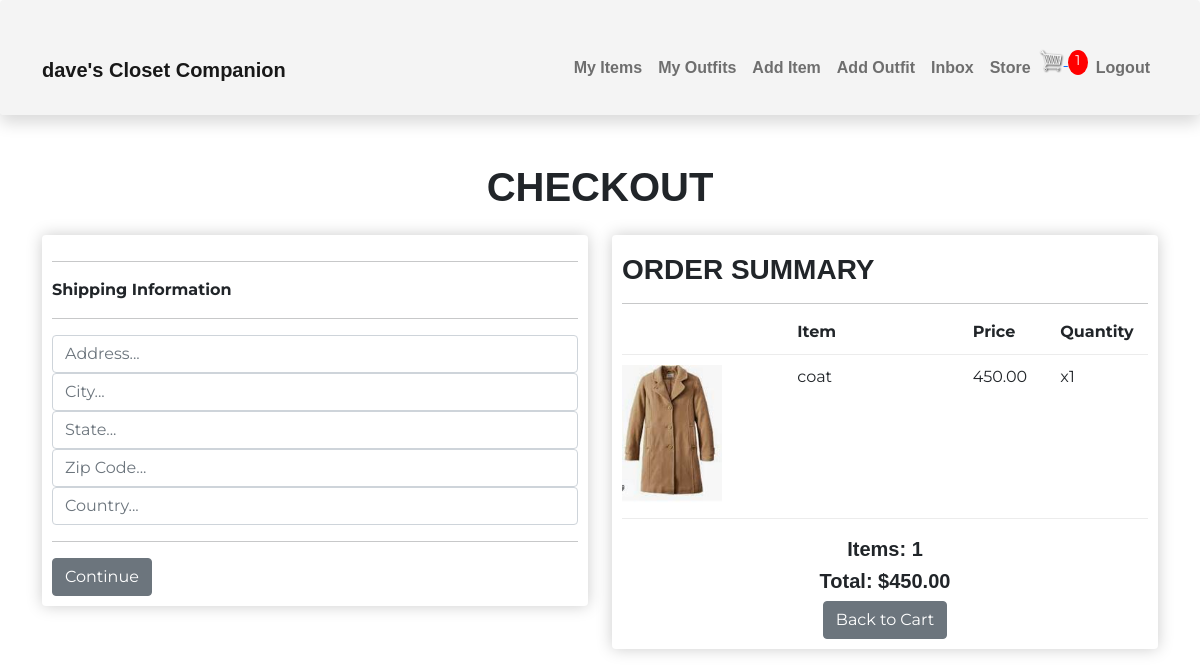
/store/checkout/ (signed in), run on an earlier commit of the app's database.
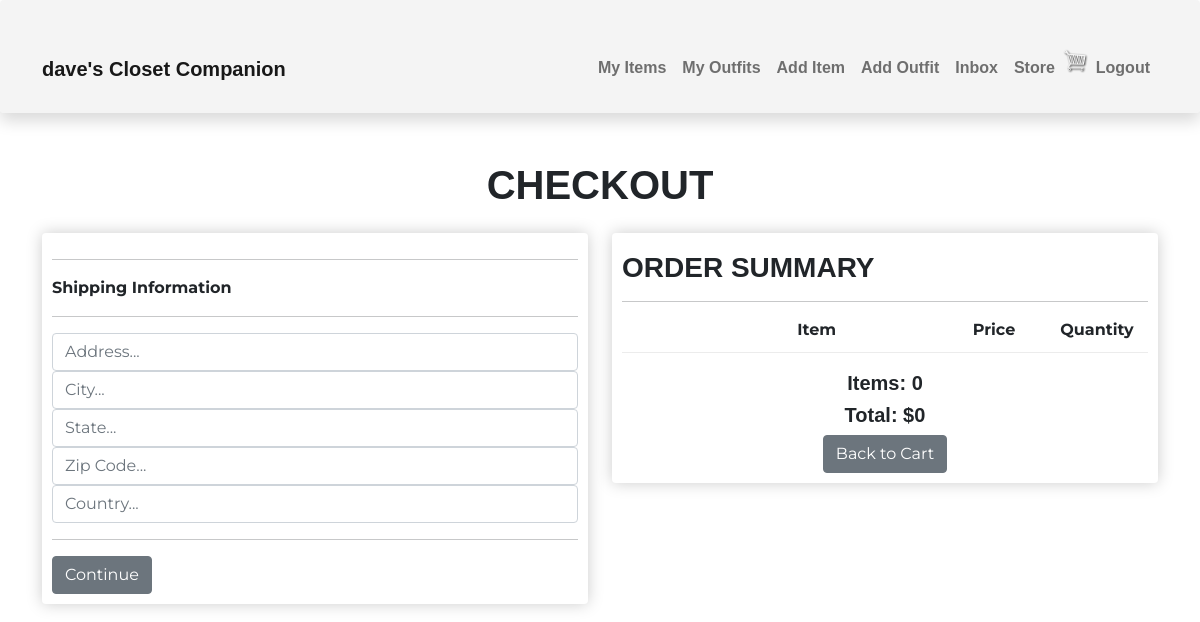
And on a later commit of the database.
### store/models.py (models this page shows, shortened)
class OrderItem(models.Model):
    item = models.ForeignKey(Item, on_delete = models.SET_NULL, null=True)
    order = models.ForeignKey(Order, on_delete=models.SET_NULL, null=True)
    quantity = models.IntegerField(default=0, null=True, blank=True)
    date_added = models.DateTimeField(auto_now_add=True)
    @property
    def get_total(self):
        total = self.item.price * self.quantity
        return total

class Order(models.Model):
    customer = models.ForeignKey(Profile, on_delete=models.CASCADE, null=True, blank=True)
    date_ordered = models.DateTimeField(auto_now_add=True)
    complete = models.BooleanField(default=False)
    transaction_id = models.CharField(max_length=100, null=True)
    @property
    def get_cart_total(self):
        orderitems = self.orderitem_set.all()
        total = sum([item.get_total for item in orderitems])
        return total
    @property
    def get_cart_items(self):
        orderitems = self.orderitem_set.all()
        total = sum([item.quantity for item in orderitems])
        return total

### wardrobe/models.py (models this page shows, shortened)
class Item(models.Model):
    top = 'top'
    bottom = 'bottom'
    dress = 'dress'
    shoe = 'shoe'
    outerwear = 'outerwear'
    handbag = 'handbag'
    other = 'other'
    item_type = [
        (top, 'top'),
        (bottom, 'bottom'),
        (dress, 'dress'),
        (shoe, 'shoe'),
        (outerwear, 'outerwear'),
        (handbag, 'handbag'),
        (other, 'other'),
    ]
    owner = models.ForeignKey(Profile, null=True, blank=True, on_delete=models.CASCADE)
    name = models.CharField(max_length=100)
    description = models.TextField(max_length=300, blank=True, null=True)
    type = models.CharField(max_length=100, choices = item_type, default=shoe)
    image = ResizedImageField(size=[961, 1140], blank=True, null=True, upload_to="images", default="images/itemdefault.jpg")
    url = models.URLField(max_length=200, blank=True, null=True)
    sell = models.BooleanField(default=False)
    price = models.DecimalField(max_digits=7, decimal_places=2, blank=True, null=True)
    tags = models.ManyToManyField('Tag', blank=True)
    created = models.DateTimeField(auto_now_add=True)
    id = models.UUIDField(default=uuid.uuid4, unique=True, primary_key=True, editable=False)
    @property
    def imageURL(self):
        try:
            url = self.image.url
        except:
            url = ''
        return url

### store/views.py (the view)
# urls.py: path('checkout/', views.checkout, name="checkout"),
@login_required(login_url="login")
def checkout(request):
    data = cartData(request)
    cartItems = data['cartItems']
    order = data['order']
    orderItems = data['orderItems']
    context = {'orderItems': orderItems, 'order': order, 'cartItems': cartItems}
    return render(request, 'store/checkout.html', context)

### store/utils.py (called while the page is built)
def cartData(request):
	if request.user.is_authenticated:
		customer = request.user.profile
		order, created = Order.objects.get_or_create(customer=customer, complete=False)
		orderItems = order.orderitem_set.all()
		cartItems = order.get_cart_items
	else:
		return redirect('login')
	return {'cartItems': cartItems ,'order': order, 'orderItems': orderItems}

### store/templates/store/checkout.html (shortened to what this page needs)
{% extends 'main.html'%}
{% load static %}
{% block content %}
<div class="container">
    <div class="text-center">
        <h1 class="fw-bold pb-3">CHECKOUT</h1>
    </div>
    <div class="row row-cols-2">
        <div class="col">
            <div class="box-element" id="form-wrapper">
                <form id="form">
                    <div id="shipping-info">
                        <hr>
                        <p><strong>Shipping Information</strong></p>
                        <hr>
                        <div class="form-field">
                            <input type="text" class="form-control" name="address" placeholder="Address...">
                        </div>
                        <div class="form-field">
                            <input type="text" class="form-control" name="city" placeholder="City...">
                        </div>
                        <div class="form-field">
                            <input type="text" class="form-control" name="state" placeholder="State...">
                        </div>
                        <div class="form-field">
                            <input type="text" class="form-control" name="zipcode" placeholder="Zip Code...">
                        </div>
                        <div class="form-field">
                            <input type="text" class="form-control" name="country" placeholder="Country...">
                        </div>
                    </div>
                    <hr>
                    <input id="form-button" value="Continue" type="submit" class="btn btn-secondary">
                </form>
            </div>
            <br>
        </div>
        <div class="col-lg-6">
            <div class="box-element">
                <h3 class="fw-bold pt-2">ORDER SUMMARY</h3>
                <hr>
                <div class="cart-row">
                    <div style="flex:2"></div>
                    <div style="flex:2"><strong>Item</strong></div>
                    <div style="flex:1"><strong>Price</strong></div>
                    <div style="flex:1"><strong>Quantity</strong></div>
                </div>
                {% for orderItem in orderItems %}
                <div class="cart-row">
                    {% if orderItem.item.url %}
                    <div style="flex:2"><img class="row-image" src="{{orderItem.item.url}}"></div>
                    {% else %}
                    <div style="flex:2"><img class="row-image" src="{{orderItem.item.imageURL}}"></div>
                    {% endif %}
                    <div style="flex:2">{{orderItem.item.name}}</div>
                    <div style="flex:1">{{orderItem.item.price|floatformat:2}}</div>
                    <div style="flex:1"><p>x{{orderItem.quantity}}</p></div>
                </div>
                {% endfor %}
                <div class="text-center pt-2">
                    <h5 class="fw-bold">Items: {{order.get_cart_items}}</h5>
                    <h5 class="fw-bold">Total: ${{order.get_cart_total}}</h5>
                    <a href="{% url 'cart' %}" class="btn btn-secondary text-center">Back to Cart</a>
                </div>
            </div>
        </div>
    </div>
</div>
{% endblock %}

### templates/navbar.html (shortened to what this page needs)
{% load static %}
<nav class="navbar navbar-expand-lg navbar-light pt-5 pb-4 shadow p-3 mb-5 rounded nav-background">
    <div class="container-lg">
        <a class="navbar-brand" href="/">
        {% if request.user.is_authenticated %}
        <span class="nav-text fw-bold">
            {{request.user.profile.username}}'s Closet Companion
        </span>
        </a>
        {% else %}
        <a class="navbar-brand" href="/">
        <span class="nav-text fw-bold">
            Closet Companion
        </span>
        </a>
        {% endif %}
        <div class="collapse navbar-collapse justify-content-end align-center" id="main-nav">
        {% if request.user.is_authenticated %}
        <ul class="navbar-nav">
            <li class="nav-item">
            <a class="nav-link nav-text fw-bold" href="{% url 'items' %}">My Items</a></span>
            </li>
            <li class="nav-item">
            <a class="nav-link nav-text fw-bold" href="{% url 'outfits' %}">My Outfits</a></span>
            </li>
            <li class="nav-item d-none d-md-inline">
            <a class="nav-link nav-text fw-bold" href="{% url 'create-item' %}">Add Item</a>
            </li>
            <li class="nav-item d-none d-md-inline">
            <a class="nav-link nav-text fw-bold" href="{% url 'create-outfit' %}">Add Outfit</a>
            </li>
            <li class="nav-item">
            <a class="nav-link nav-text fw-bold" href="{% url 'inbox' %}">Inbox</a>
            </li>
            <li class="nav-item d-none d-md-inline">
            <a class="nav-link nav-text fw-bold" href="{% url 'store' %}">Store</a>
            </li>
            <div>
                <a href="{% url 'cart' %}">
                <img class="menu-icon" width="30px" id='cart-icon' src="{% static 'images/cart.png' %}" alt="">
                </a>
                {% if cartItems %}
                <p id="cart-total">{{cartItems}}</p>
                {% else %}
                <p></p>
                {% endif %}
            </div>
            <li class="nav-item">
            <a class="nav-link nav-text fw-bold" href="{% url 'logout' %}">Logout</a>
            </li>
        </ul>
        {% endif %}
        </div>
    </div>
</nav>

What changed in the data, as far as the page shows it:
removed OrderItem: item.imageURL (picture), item.name "coat", item.price "450.00", quantity "1"
no longer on this page (row edited): Order: get_cart_items "1", get_cart_total "450.00"
added Order: get_cart_items "0", get_cart_total "0"
Also different on the page:
{{ cartItems }}: "1" → (not shown)
